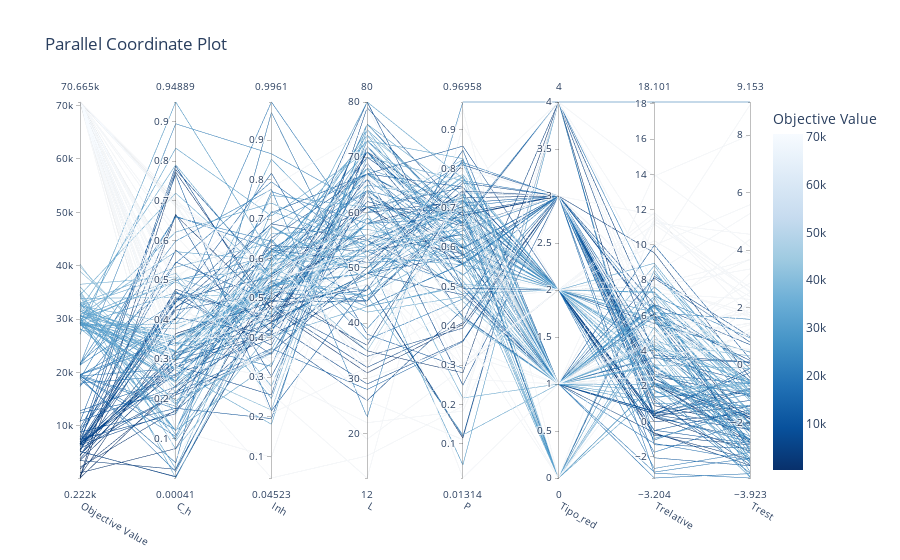

Source (notebook cell):
### Code cell
vis.plot_parallel_coordinate(study)

### Figure 1 — Plotly figure (JSON) as saved in the notebook; plotly's stock layout.template omitted (floating-point values rounded to 4 significant figures; data arrays with more than 128 entries replaced by an {"elided": "..."} marker saying what was removed)
{"data": [{"dimensions": [{"label": "Objective Value", "range": [221.6, 70660.0], "values": {"elided": "164 float values"}}, {"label": "C_h", "range": [0.0004094, 0.9489], "values": {"elided": "164 float values"}}, {"label": "Inh", "range": [0.04523, 0.9961], "values": {"elided": "164 float values"}}, {"label": "L", "range": [12, 80], "values": {"elided": "164 int values"}}, {"label": "P", "range": [0.01314, 0.9696], "values": {"elided": "164 float values"}}, {"label": "Tipo_red", "range": [0, 4], "values": {"elided": "164 int values"}}, {"label": "Trelative", "range": [-3.204, 18.1], "values": {"elided": "164 float values"}}, {"label": "Trest", "range": [-3.923, 9.153], "values": {"elided": "164 float values"}}], "labelangle": 30, "labelside": "bottom", "line": {"color": {"elided": "164 float values"}, "colorbar": {"title": {"text": "Objective Value"}}, "colorscale": [[0, "rgb(247,251,255)"], [0.125, "rgb(222,235,247)"], [0.25, "rgb(198,219,239)"], [0.375, "rgb(158,202,225)"], [0.5, "rgb(107,174,214)"], [0.625, "rgb(66,146,198)"], [0.75, "rgb(33,113,181)"], [0.875, "rgb(8,81,156)"], [1, "rgb(8,48,107)"]], "reversescale": true, "showscale": true}, "type": "parcoords"}], "layout": {"title": {"text": "Parallel Coordinate Plot"}}}
